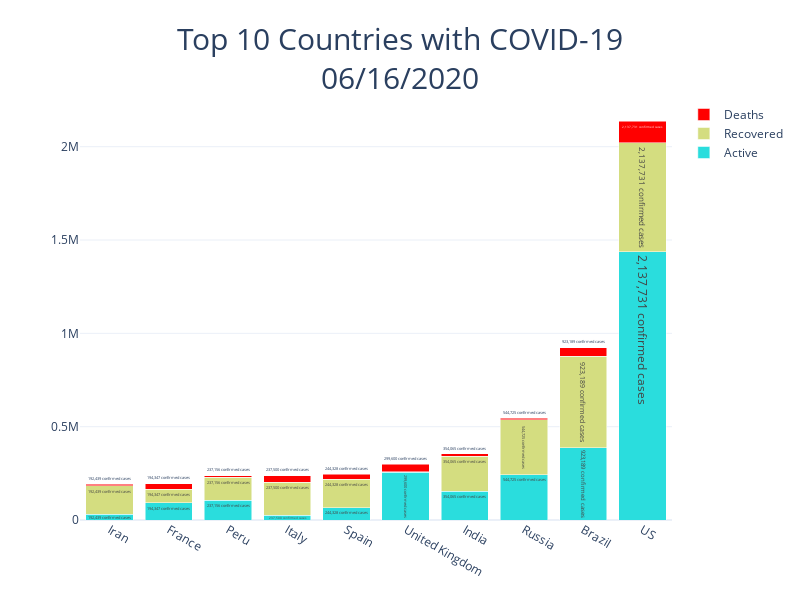

The notebook cell this image was saved under:
### Code cell
plot = {}

cat_color = make_rainbow(4)
cat = ['Confirmed', 'Active', 'Recovered', 'Deaths']

color_list = {}
for k, v in zip(cat, cat_color):
    color_list[k] = v

plot['top'] = go.Figure()


for c in cat[1:]:
    plot['top'].add_trace(go.Bar(x=df_top['Country/Region'], y=df_top[c],
                                 marker_color=color_list[c], name=c,
                                 text=df_top['Confirmed'].apply('{:,.0f}'.format).astype(str) + ' confirmed cases',
                                 hovertemplate='<b>%{x}</b><br>%{fullData.name}: <b>%{y:,.0f}</b> / %{text}<extra></extra>'))

plot['top'].update_layout(title_text=f"Top {num_country} Countries with COVID-19<br>{last_date.strftime('%m/%d/%Y')}",
                          title_font_size=30, title_x=0.5, 
                          width=800, height=600,
                          barmode='stack');

plot['top']

### Figure 1 — Plotly figure (JSON) as saved in the notebook; plotly's stock layout.template omitted (floating-point values rounded to 4 significant figures)
{"data": [{"hovertemplate": "<b>%{x}</b><br>%{fullData.name}: <b>%{y:,.0f}</b> / %{text}<extra></extra>", "marker": {"color": "#2adddd"}, "name": "Active", "text": ["192,439 confirmed cases", "194,347 confirmed cases", "237,156 confirmed cases", "237,500 confirmed cases", "244,328 confirmed cases", "299,600 confirmed cases", "354,065 confirmed cases", "544,725 confirmed cases", "923,189 confirmed cases", "2,137,731 confirmed cases"], "type": "bar", "x": ["Iran", "France", "Peru", "Italy", "Spain", "United Kingdom", "India", "Russia", "Brazil", "US"], "y": [30699, 91338, 104895, 24569, 66816, 256253, 155227, 243671, 387943, 1437265]}, {"hovertemplate": "<b>%{x}</b><br>%{fullData.name}: <b>%{y:,.0f}</b> / %{text}<extra></extra>", "marker": {"color": "#d4dd80"}, "name": "Recovered", "text": ["192,439 confirmed cases", "194,347 confirmed cases", "237,156 confirmed cases", "237,500 confirmed cases", "244,328 confirmed cases", "299,600 confirmed cases", "354,065 confirmed cases", "544,725 confirmed cases", "923,189 confirmed cases", "2,137,731 confirmed cases"], "type": "bar", "x": ["Iran", "France", "Peru", "Italy", "Spain", "United Kingdom", "India", "Russia", "Brazil", "US"], "y": [152675, 73459, 125205, 178526, 150376, 1293, 186935, 293780, 490005, 583503]}, {"hovertemplate": "<b>%{x}</b><br>%{fullData.name}: <b>%{y:,.0f}</b> / %{text}<extra></extra>", "marker": {"color": "#ff0000"}, "name": "Deaths", "text": ["192,439 confirmed cases", "194,347 confirmed cases", "237,156 confirmed cases", "237,500 confirmed cases", "244,328 confirmed cases", "299,600 confirmed cases", "354,065 confirmed cases", "544,725 confirmed cases", "923,189 confirmed cases", "2,137,731 confirmed cases"], "type": "bar", "x": ["Iran", "France", "Peru", "Italy", "Spain", "United Kingdom", "India", "Russia", "Brazil", "US"], "y": [9065, 29550, 7056, 34405, 27136, 42054, 11903, 7274, 45241, 116963]}], "layout": {"barmode": "stack", "height": 600, "title": {"font": {"size": 30}, "text": "Top 10 Countries with COVID-19<br>06/16/2020", "x": 0.5}, "width": 800}}
